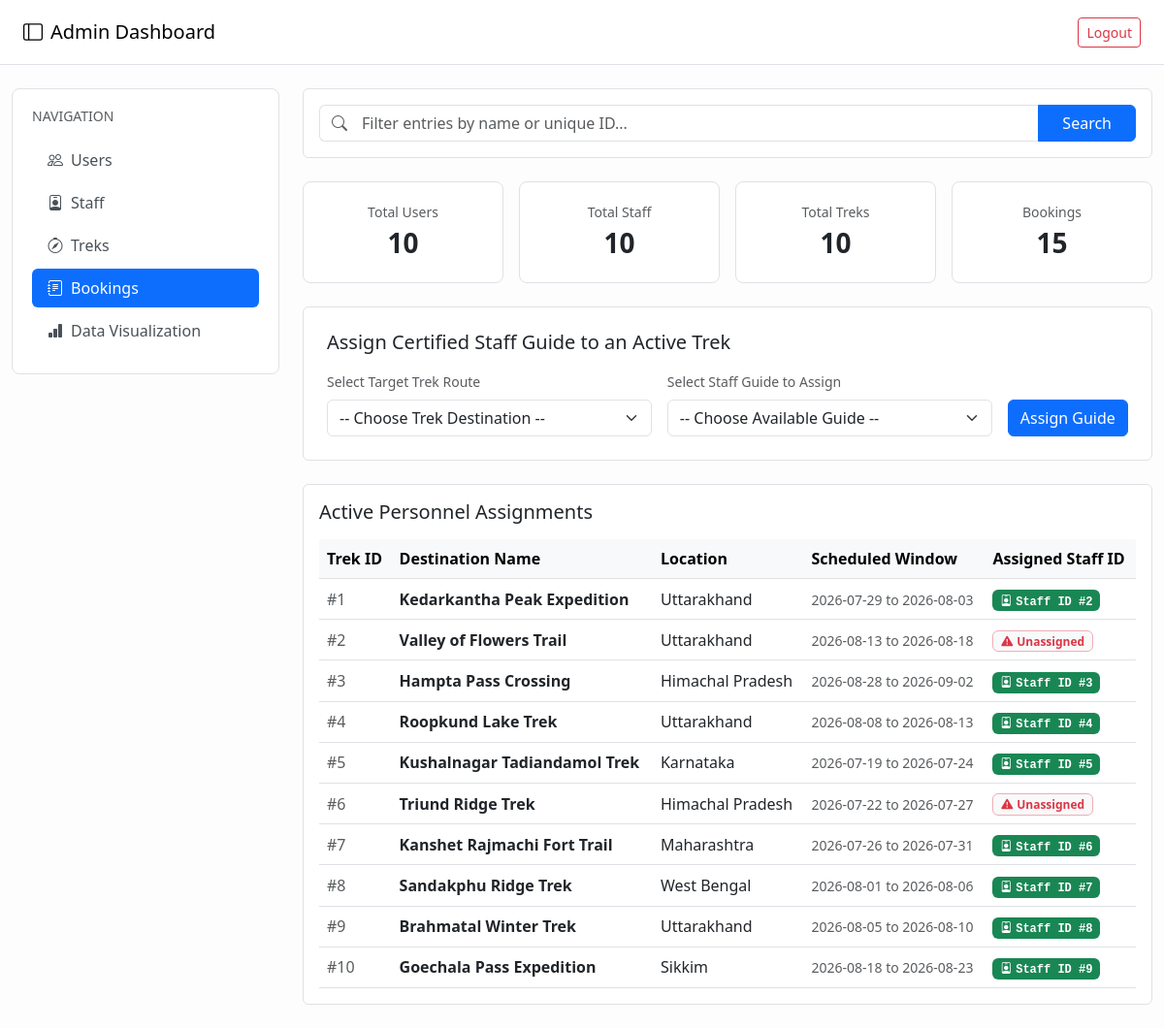
The app's page /admin/dashboard?tab=bookings (signed in) with its own data.
### models.py (models this page shows)
class Trek(db.Model):
    __tablename__ = 'treks'
    id = db.Column(db.Integer, primary_key=True)
    name = db.Column(db.String(50), nullable=False)
    location = db.Column(db.String(150), nullable=False)
    difficulty = db.Column(db.String(20), nullable=False)
    duration = db.Column(db.String(50), nullable=False)
    total_slots = db.Column(db.Integer, nullable=False)
    available_slots = db.Column(db.Integer, nullable=False)
    assigned_staff_id = db.Column(db.Integer, db.ForeignKey('users.id'), nullable=True)
    start_date = db.Column(db.Date, nullable=False)
    end_date = db.Column(db.Date, nullable=False)
    description = db.Column(db.Text, nullable=False)
    price = db.Column(db.Float, nullable=False)
    status = db.Column(db.String(20), nullable=False, default='Upcoming')
    bookings = db.relationship('Booking', backref='trek', lazy=True)

### app.py (the view)
@app.route('/admin/dashboard', methods=['GET'])
@login_required
def admin_dashboard():
    return admin_dashboard_handler()

### app.py (called while the page is built)
@login_manager.user_loader
def load_user(user_id):
    return User.query.get(int(user_id))

### templates/admin_dashboard.html (shortened to what this page needs)
<!DOCTYPE html>
<html lang="en">
<head>
    <link href="https://cdn.jsdelivr.net/npm/bootstrap@5.3.0/dist/css/bootstrap.min.css" rel="stylesheet">
    <link rel="stylesheet" href="https://cdn.jsdelivr.net/npm/bootstrap-icons@1.11.0/font/bootstrap-icons.css">
</head>
<body>
    <nav class="navbar navbar-light bg-white border-bottom px-4 py-3">
        <span class="navbar-brand mb-0 h5"><i class="bi bi-layout-sidebar me-2"></i>Admin Dashboard</span>
        <a href="/logout" class="btn btn-outline-danger btn-sm">Logout</a>
    </nav>
    <div class="container-fluid py-4">
        <div class="row g-4">
            <div class="col-md-3">
                <div class="bento-card">
                    <h6 class="text-muted small text-uppercase mb-3">Navigation</h6>
                    <div class="nav flex-column nav-pills" id="adminTab" role="tablist">
                        <a href="/admin/dashboard?tab=users"
                            class="nav-link {% if active_tab == 'users' %}active{% endif %} border-0">
                            <i class="bi bi-people me-2"></i>Users
                        </a>
                        <a href="/admin/dashboard?tab=staff"
                            class="nav-link {% if active_tab == 'staff' %}active{% endif %} border-0">
                            <i class="bi bi-person-badge me-2"></i>Staff
                        </a>
                        <a href="/admin/dashboard?tab=treks"
                            class="nav-link {% if active_tab == 'treks' %}active{% endif %} border-0">
                            <i class="bi bi-compass me-2"></i>Treks
                        </a>
                        <a href="/admin/dashboard?tab=bookings"
                            class="nav-link {% if active_tab == 'bookings' %}active{% endif %} border-0">
                            <i class="bi bi-journal-text me-2"></i>Bookings
                        </a>
                        <a href="/admin/dashboard?tab=analytics"
                            class="nav-link {% if active_tab == 'analytics' %}active{% endif %} border-0">
                            <i class="bi bi-bar-chart-fill me-2"></i>Data Visualization
                        </a>
                    </div>
                </div>
            </div>
            <div class="col-md-9">
                <div class="bg-white border rounded p-3 mb-4">
                    <form action="/admin/dashboard" method="GET" class="d-flex m-0">
                        <div class="input-group">
                            <span class="input-group-text bg-white border-end-0 text-muted">
                                <i class="bi bi-search"></i>
                            </span>
                            <input type="text" name="search" class="form-control border-start-0 ps-1"
                                placeholder="Filter entries by name or unique ID..."
                                value="{{ request.args.get('search', '') }}">
                            <button type="submit" class="btn btn-primary px-4">Search</button>
                        </div>
                    </form>
                </div>
                <div class="row g-3 mb-4">
                    <div class="col-6 col-md-3">
                        <div class="bento-card text-center">
                            <div class="text-muted small">Total Users</div>
                            <div class="fs-3 fw-bold text-dark">{{ stats.total_users }}</div>
                        </div>
                    </div>
                    <div class="col-6 col-md-3">
                        <div class="bento-card text-center">
                            <div class="text-muted small">Total Staff</div>
                            <div class="fs-3 fw-bold text-dark">{{ stats.total_staff }}</div>
                        </div>
                    </div>
                    <div class="col-6 col-md-3">
                        <div class="bento-card text-center">
                            <div class="text-muted small">Total Treks</div>
                            <div class="fs-3 fw-bold text-dark">{{ stats.total_treks }}</div>
                        </div>
                    </div>
                    <div class="col-6 col-md-3">
                        <div class="bento-card text-center">
                            <div class="text-muted small">Bookings</div>
                            <div class="fs-3 fw-bold text-dark">{{ stats.total_bookings }}</div>
                        </div>
                    </div>
                </div>
                <div class="tab-content" id="adminTabContent">
                    {% if active_tab == 'users' %}
                    <div class="tab-pane fade show active" id="users-pane" role="tabpanel">
                        <div class="bento-card">
                            <h5 class="mb-3 text-secondary">Users Directory</h5>
                            <table class="table align-middle mb-0">
                                <thead class="table-light">
                                    <tr>
                                        <th>ID</th>
                                        <th>Name</th>
                                        <th>Email</th>
                                        <th>Status</th>
                                        <th class="text-end">Action</th>
                                    </tr>
                                </thead>
                                <tbody>
                                    {% for user in users %}
                                    <tr>
                                        <td>#{{ user.id }}</td>
                                        <td><strong>{{ user.full_name }}</strong><br><small class="text-muted">@{{
                                                user.username }}</small></td>
                                        <td>{{ user.email }}</td>
                                        <td>
                                            <span
                                                class="badge {% if user.status == 'active' %}bg-success{% else %}bg-danger{% endif %} rounded-pill px-2.5">
                                                {{ user.status }}
                                            </span>
                                        </td>
                                        <td class="text-end">
                                            <form action="/admin/user/toggle/{{ user.id }}?tab={{ active_tab }}"
                                                method="POST" class="m-0">
                                                <button type="submit"
                                                    class="btn {% if user.status == 'active' %}btn-outline-danger{% else %}btn-outline-success{% endif %} btn-sm">
                                                    {% if user.status == 'active' %}Deactivate{% else %}Activate{% endif
                                                    %}
                                                </button>
                                            </form>
                                        </td>
                                    </tr>
                                    {% else %}
                                    <tr>
                                        <td colspan="5" class="text-center text-muted py-4">No users found matching
                                            parameters.</td>
                                    </tr>
                                    {% endfor %}
                                </tbody>
                            </table>
                        </div>
                    </div>
                    {% elif active_tab == 'staff' %}
                    {% include 'admin_dashboard_staff.html' %}
                    {% elif active_tab == 'treks' %}
                    {% include 'admin_dashboard_treks.html' %}
                    {% elif active_tab == 'bookings' %}
                    {% include 'admin_dashboard_bookings.html' %}
                    {% endif %}
                </div>
            </div>
        </div>
    </div>
</body>
</html>

### templates/admin_dashboard_bookings.html (shortened to what this page needs)
<div>
    <div class="bg-white border rounded p-4 mb-4">
        <h5 class="mb-3">Assign Certified Staff Guide to an Active Trek</h5>
        <form action="/admin/trek/assign_staff" method="POST">
            <div class="row g-3">
                <div class="col-md-5">
                    <label class="form-label small text-muted">Select Target Trek Route</label>
                    <select name="trek_id" class="form-select" required>
                        <option value="" disabled selected>-- Choose Trek Destination --</option>
                    </select>
                </div>
                <div class="col-md-5">
                    <label class="form-label small text-muted">Select Staff Guide to Assign</label>
                    <select name="staff_id" class="form-select" required>
                        <option value="" disabled selected>-- Choose Available Guide --</option>
                    </select>
                </div>
                <div class="col-md-2 d-flex align-items-end">
                    <button type="submit" class="btn btn-primary w-100">Assign Guide</button>
                </div>
            </div>
        </form>
    </div>
    <div class="bg-white border rounded p-3">
        <h5 class="mb-3">Active Personnel Assignments</h5>
        <table class="table align-middle mb-0">
            <thead class="table-light">
                <tr>
                    <th>Trek ID</th>
                    <th>Destination Name</th>
                    <th>Location</th>
                    <th>Scheduled Window</th>
                    <th>Assigned Staff ID</th>
                </tr>
            </thead>
            <tbody>
                {% for trek in treks %}
                <tr>
                    <td class="text-muted">#{{ trek.id }}</td>
                    <td><strong>{{ trek.name }}</strong></td>
                    <td>{{ trek.location }}</td>
                    <td><small class="text-muted">{{ trek.start_date }} to {{ trek.end_date
                            }}</small></td>
                    <td>
                        {% if trek.assigned_staff_id %}
                        <span class="badge bg-success text-white px-2.5 py-1.5 font-monospace">
                            <i class="bi bi-person-badge me-1"></i>Staff ID #{{
                            trek.assigned_staff_id }}
                        </span>
                        {% else %}
                        <span class="badge bg-light text-danger border border-danger-subtle px-2.5 py-1.5">
                            <i class="bi bi-exclamation-triangle-fill me-1"></i>Unassigned
                        </span>
                        {% endif %}
                    </td>
                </tr>
                {% else %}
                <tr>
                    <td colspan="5" class="text-center text-muted py-4">No active treks found in the
                        system to assign staff to.</td>
                </tr>
                {% endfor %}
            </tbody>
        </table>
    </div>
</div>

### templates/admin_dashboard.html (style rules this page uses)
body { background-color: #fdfdfd; font-family: system-ui, -apple-system, sans-serif; }
.bento-card { background: #ffffff; border: 1px solid #dee2e6; border-radius: 8px; padding: 1.25rem; }
.nav-pills .nav-link { color: #495057; border-radius: 6px; margin-bottom: 4px; text-align: left; }
.nav-pills .nav-link.active { background-color: #0d6efd !important; color: #ffffff !important; }

### records on screen
Trek: id "1", name "Kedarkantha Peak Expedition", location "Uttarakhand", start_date "2026-07-29", end_date "2026-08-03", assigned_staff_id "2"
Trek: id "2", name "Valley of Flowers Trail", location "Uttarakhand", start_date "2026-08-13", end_date "2026-08-18", shows "Unassigned"
Trek: id "3", name "Hampta Pass Crossing", location "Himachal Pradesh", start_date "2026-08-28", end_date "2026-09-02", assigned_staff_id "3"
Trek: id "4", name "Roopkund Lake Trek", location "Uttarakhand", start_date "2026-08-08", end_date "2026-08-13", assigned_staff_id "4"
Trek: id "5", name "Kushalnagar Tadiandamol Trek", location "Karnataka", start_date "2026-07-19", end_date "2026-07-24", assigned_staff_id "5"
Trek: id "6", name "Triund Ridge Trek", location "Himachal Pradesh", start_date "2026-07-22", end_date "2026-07-27", shows "Unassigned"
Trek: id "7", name "Kanshet Rajmachi Fort Trail", location "Maharashtra", start_date "2026-07-26", end_date "2026-07-31", assigned_staff_id "6"
Trek: id "8", name "Sandakphu Ridge Trek", location "West Bengal", start_date "2026-08-01", end_date "2026-08-06", assigned_staff_id "7"
Trek: id "9", name "Brahmatal Winter Trek", location "Uttarakhand", start_date "2026-08-05", end_date "2026-08-10", assigned_staff_id "8"
Trek: id "10", name "Goechala Pass Expedition", location "Sikkim", start_date "2026-08-18", end_date "2026-08-23", assigned_staff_id "9"

### other values on screen
{{ stats.total_users }} "10"
{{ stats.total_staff }} "10"
{{ stats.total_treks }} "10"
{{ stats.total_bookings }} "15"
